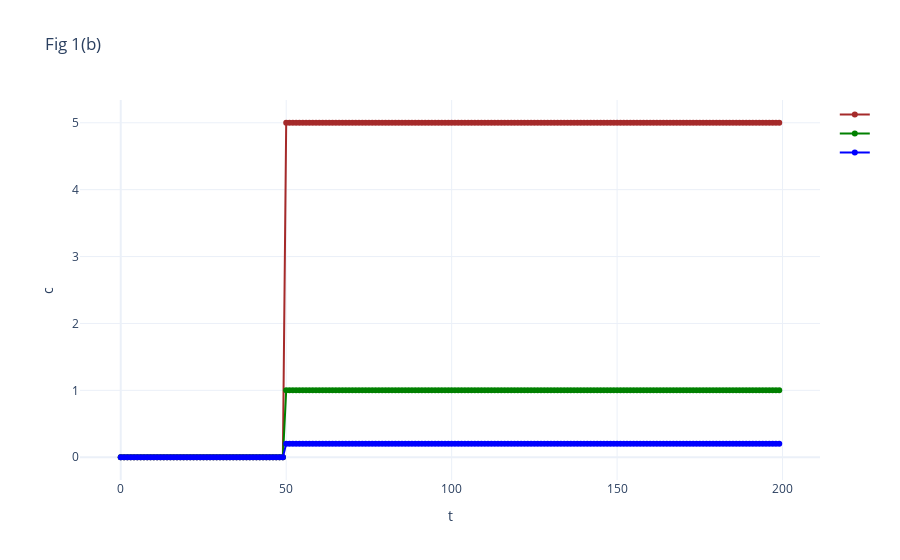

The code cell stored with this chart in its notebook:
### Code cell
fig = go.Figure()
fig.add_trace(go.Scatter(x=ts, y=cs_brown, mode='lines+markers', line=dict(color="brown"), name = ""))
fig.add_trace(go.Scatter(x=ts, y=cs_green, mode='lines+markers', line=dict(color="green"), name = ""))
fig.add_trace(go.Scatter(x=ts, y=cs_blue, mode='lines+markers', line=dict(color="blue"), name = ""))
fig.update_layout(title="Fig 1(b)", template="plotly_white")
fig.update_layout(xaxis={"title": "t"}, yaxis={"title": "c"})

### Figure 1 — Plotly figure (JSON) as saved in the notebook; plotly's stock layout.template omitted (floating-point values rounded to 4 significant figures; data arrays with more than 128 entries replaced by an {"elided": "..."} marker saying what was removed)
{"data": [{"line": {"color": "brown"}, "mode": "lines+markers", "name": "", "type": "scatter", "x": {"elided": "201 int values"}, "y": {"elided": "200 int values"}}, {"line": {"color": "green"}, "mode": "lines+markers", "name": "", "type": "scatter", "x": {"elided": "201 int values"}, "y": {"elided": "200 int values"}}, {"line": {"color": "blue"}, "mode": "lines+markers", "name": "", "type": "scatter", "x": {"elided": "201 int values"}, "y": {"elided": "200 float values"}}], "layout": {"autosize": true, "title": {"text": "Fig 1(b)"}, "xaxis": {"autorange": true, "range": [-12.27, 211.3], "title": {"text": "t"}, "type": "linear"}, "yaxis": {"autorange": true, "range": [-0.4126, 5.413], "title": {"text": "c"}, "type": "linear"}}}
